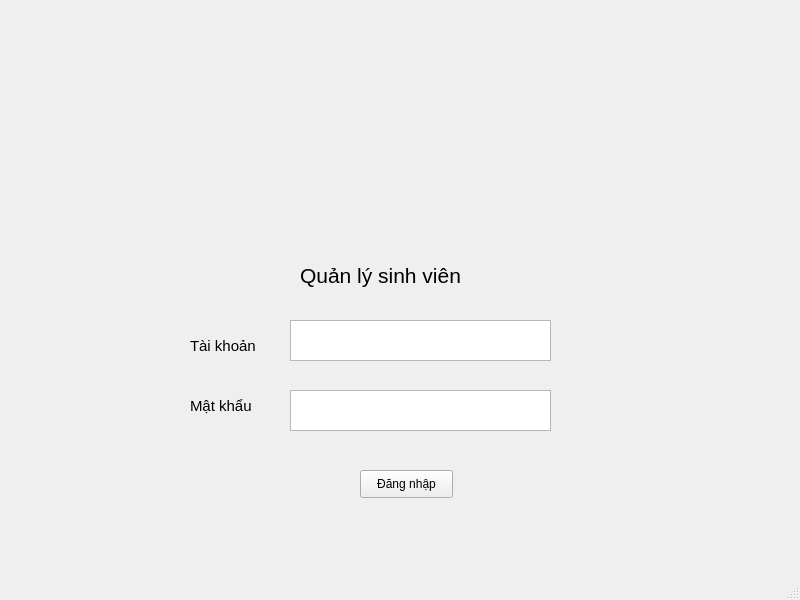
<?xml version="1.0" encoding="UTF-8"?>
<ui version="4.0">
 <class>MainWindow</class>
 <widget class="QMainWindow" name="MainWindow">
  <property name="geometry">
   <rect>
    <x>0</x>
    <y>0</y>
    <width>800</width>
    <height>600</height>
   </rect>
  </property>
  <property name="windowTitle">
   <string>MainWindow</string>
  </property>
  <widget class="QWidget" name="centralwidget">
   <widget class="QLabel" name="label">
    <property name="geometry">
     <rect>
      <x>340</x>
      <y>40</y>
      <width>131</width>
      <height>191</height>
     </rect>
    </property>
    <property name="text">
     <string/>
    </property>
    <property name="pixmap">
     <pixmap>hust.png</pixmap>
    </property>
    <property name="scaledContents">
     <bool>true</bool>
    </property>
   </widget>
   <widget class="QLabel" name="label_2">
    <property name="geometry">
     <rect>
      <x>300</x>
      <y>250</y>
      <width>251</width>
      <height>51</height>
     </rect>
    </property>
    <property name="font">
     <font>
      <pointsize>16</pointsize>
     </font>
    </property>
    <property name="text">
     <string>Quản lý sinh viên</string>
    </property>
   </widget>
   <widget class="QTextEdit" name="textEdit">
    <property name="geometry">
     <rect>
      <x>290</x>
      <y>320</y>
      <width>261</width>
      <height>41</height>
     </rect>
    </property>
   </widget>
   <widget class="QTextEdit" name="textEdit_2">
    <property name="geometry">
     <rect>
      <x>290</x>
      <y>390</y>
      <width>261</width>
      <height>41</height>
     </rect>
    </property>
   </widget>
   <widget class="QLabel" name="label_3">
    <property name="geometry">
     <rect>
      <x>190</x>
      <y>330</y>
      <width>81</width>
      <height>31</height>
     </rect>
    </property>
    <property name="font">
     <font>
      <pointsize>11</pointsize>
     </font>
    </property>
    <property name="text">
     <string>Tài khoản</string>
    </property>
   </widget>
   <widget class="QLabel" name="label_4">
    <property name="geometry">
     <rect>
      <x>190</x>
      <y>390</y>
      <width>91</width>
      <height>31</height>
     </rect>
    </property>
    <property name="font">
     <font>
      <pointsize>11</pointsize>
     </font>
    </property>
    <property name="text">
     <string>Mật khẩu</string>
    </property>
   </widget>
   <widget class="QPushButton" name="pushButton">
    <property name="geometry">
     <rect>
      <x>360</x>
      <y>470</y>
      <width>93</width>
      <height>28</height>
     </rect>
    </property>
    <property name="text">
     <string>Đăng nhập</string>
    </property>
   </widget>
  </widget>
  <widget class="QMenuBar" name="menubar">
   <property name="geometry">
    <rect>
     <x>0</x>
     <y>0</y>
     <width>800</width>
     <height>26</height>
    </rect>
   </property>
  </widget>
  <widget class="QStatusBar" name="statusbar"/>
 </widget>
 <resources/>
 <connections/>
</ui>
